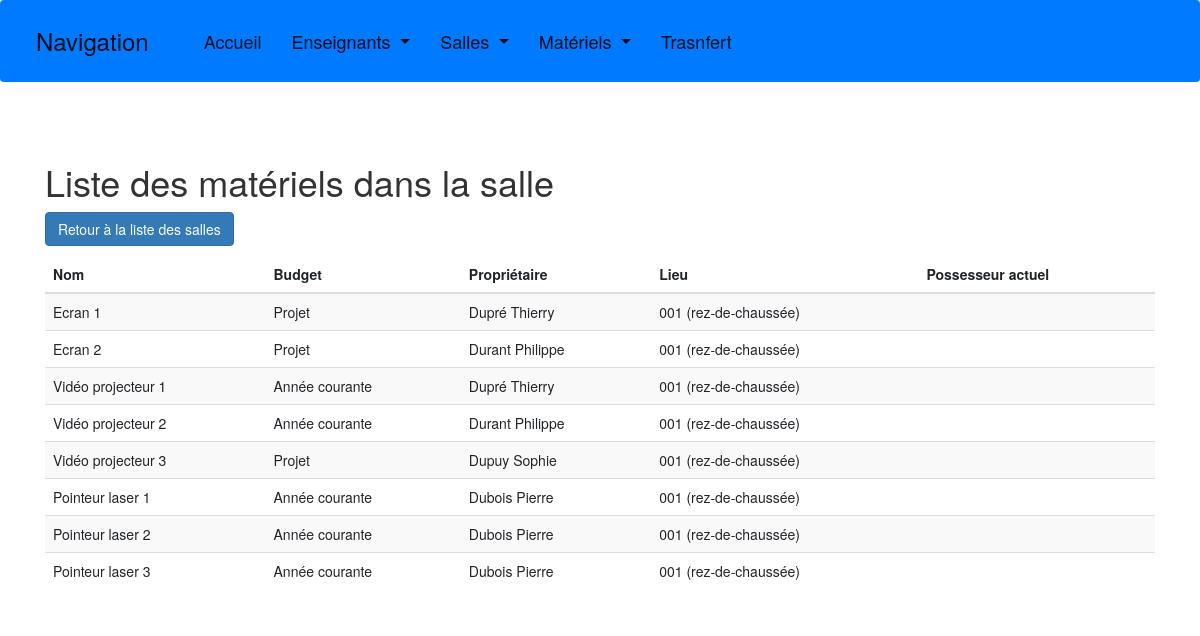
The page /liste_materiels_salle/4/ on the database its author committed.
### gestion_materiel/models.py (models this page shows, shortened)
class Materiel(models.Model):
    nom = models.CharField(
        max_length=100,
        blank=False,
        null=True,
        default=''
    )
    budget = models.CharField(
        max_length=100,
        blank=False,
        null=True,
        default=''
    )
    proprietaire = models.ForeignKey(
        Enseignant,
        on_delete=models.CASCADE,
        null=True,
        related_name='materiels_possedes'
    )
    lieu = models.ForeignKey(
        Salle,
        on_delete=models.CASCADE,
        null=True
    )
    possesseur = models.ForeignKey(
        Enseignant,
        on_delete=models.CASCADE,
        null=True,
        blank=True,
        related_name='materiels_en_possession'
    )

class Enseignant(models.Model):
    nom = models.CharField(
        max_length=50,
        blank=False,
        null=True,
        default='aucun'
    )
    prenom = models.CharField(
        max_length=50,
        blank=False,
        null=True,
        default='aucun'
    )

class Salle(models.Model):
    nom = models.CharField(
        max_length=50,
        blank=False,
        null=True,
        default='aucun'
    )
    etage = models.CharField(
        max_length=50,
        blank=False,
        null=True,
        default='aucun'
    )

### gestion_materiel/views.py (the view)
# urls.py: path('liste_materiels_salle/<int:salle_id>/', views.liste_materiels_salle, name='liste_materiels_salle'),
def liste_materiels_salle(request, salle_id):
    salle = get_object_or_404(Salle, id=salle_id)
    materiels = Materiel.objects.filter(lieu=salle)
    return render(request, 'gestion_materiel/salles/liste_materiels_salle.html', {'salles': salle, 'materiels': materiels})

### gestion_materiel/templates/gestion_materiel/salles/liste_materiels_salle.html (shortened to what this page needs)
<!DOCTYPE html>
<html>
<head>
</head>
<body>
    {% include 'gestion_materiel/includes/entete.html' %}
    <div class="container">
        <h1>Liste des matériels dans la salle {{ salle.nom }}</h1>
        <a href="{% url 'liste_salles' %}" class="btn btn-primary">Retour à la liste des salles</a>
     <table class="table table-striped">
            <thead>
                <tr>
                    <th>Nom</th>
                    <th>Budget</th>
                    <th>Propriétaire</th>
                    <th>Lieu</th>
                    <th>Possesseur actuel</th>
                </tr>
            </thead>
            <tbody>
            {% for materiel in materiels %}
                    <tr>
                        <td>{{ materiel.nom }}</td>
                        <td>{{ materiel.budget }}</td>
                        <td>{{ materiel.proprietaire.nom }} {{ materiel.proprietaire.prenom }}</td>
                        <td>
                            {% if materiel.lieu.etage == 'rez-de-chaussée' %}
                                {{ materiel.lieu.nom }} ({{ materiel.lieu.etage }})
                            {% else %}
                                {{ materiel.lieu.nom }} ({{ materiel.lieu.etage }} Étage)
                            {% endif %}
                        </td>
                        <td>{{ materiel.possesseur.nom }} {{ materiel.possesseur.prenom }}</td>
                    </tr>
                {% empty %}
                    <tr>
                        <td colspan="6">Aucun materiel trouvé.</td>
                    </tr>
                {% endfor %}
            </tbody>
        </table>
    </div>
</body>
</html>

### rows shown on the page
Materiel: nom "Ecran 1", budget "Projet", proprietaire.nom "Dupré", proprietaire.prenom "Thierry", lieu.nom "001", lieu.etage "rez-de-chaussée"
Materiel: nom "Ecran 2", budget "Projet", proprietaire.nom "Durant", proprietaire.prenom "Philippe", lieu.nom "001", lieu.etage "rez-de-chaussée"
Materiel: nom "Vidéo projecteur 1", budget "Année courante", proprietaire.nom "Dupré", proprietaire.prenom "Thierry", lieu.nom "001", lieu.etage "rez-de-chaussée"
Materiel: nom "Vidéo projecteur 2", budget "Année courante", proprietaire.nom "Durant", proprietaire.prenom "Philippe", lieu.nom "001", lieu.etage "rez-de-chaussée"
Materiel: nom "Vidéo projecteur 3", budget "Projet", proprietaire.nom "Dupuy", proprietaire.prenom "Sophie", lieu.nom "001", lieu.etage "rez-de-chaussée"
Materiel: nom "Pointeur laser 1", budget "Année courante", proprietaire.nom "Dubois", proprietaire.prenom "Pierre", lieu.nom "001", lieu.etage "rez-de-chaussée"
Materiel: nom "Pointeur laser 2", budget "Année courante", proprietaire.nom "Dubois", proprietaire.prenom "Pierre", lieu.nom "001", lieu.etage "rez-de-chaussée"
Materiel: nom "Pointeur laser 3", budget "Année courante", proprietaire.nom "Dubois", proprietaire.prenom "Pierre", lieu.nom "001", lieu.etage "rez-de-chaussée"
